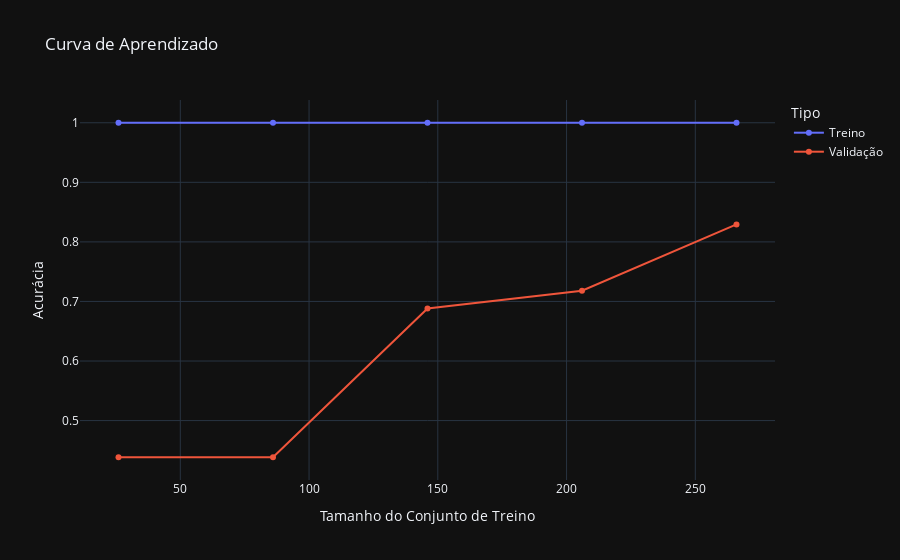

Notebook code for this chart:
### Code cell
px.line(df_curva_aprendizado, x="Tamanho do Conjunto de Treino", y="Acurácia", color="Tipo",
              title="Curva de Aprendizado", markers=True, template="plotly_dark")

### Figure 1 — Plotly figure (JSON) as saved in the notebook; plotly's stock layout.template omitted (floating-point values rounded to 4 significant figures)
{"data": [{"hovertemplate": "Tipo=Treino<br>Tamanho do Conjunto de Treino=%{x}<br>Acurácia=%{y}<extra></extra>", "legendgroup": "Treino", "line": {"color": "#636efa", "dash": "solid"}, "marker": {"symbol": "circle"}, "mode": "lines+markers", "name": "Treino", "orientation": "v", "showlegend": true, "type": "scatter", "x": [26, 86, 146, 206, 266], "xaxis": "x", "y": [1, 1, 1, 1, 1], "yaxis": "y"}, {"hovertemplate": "Tipo=Validação<br>Tamanho do Conjunto de Treino=%{x}<br>Acurácia=%{y}<extra></extra>", "legendgroup": "Validação", "line": {"color": "#EF553B", "dash": "solid"}, "marker": {"symbol": "circle"}, "mode": "lines+markers", "name": "Validação", "orientation": "v", "showlegend": true, "type": "scatter", "x": [26, 86, 146, 206, 266], "xaxis": "x", "y": [0.4384, 0.4384, 0.6881, 0.718, 0.8293], "yaxis": "y"}], "layout": {"legend": {"title": {"text": "Tipo"}, "tracegroupgap": 0}, "title": {"text": "Curva de Aprendizado"}, "xaxis": {"anchor": "y", "domain": [0, 1], "title": {"text": "Tamanho do Conjunto de Treino"}}, "yaxis": {"anchor": "x", "domain": [0, 1], "title": {"text": "Acurácia"}}}}
